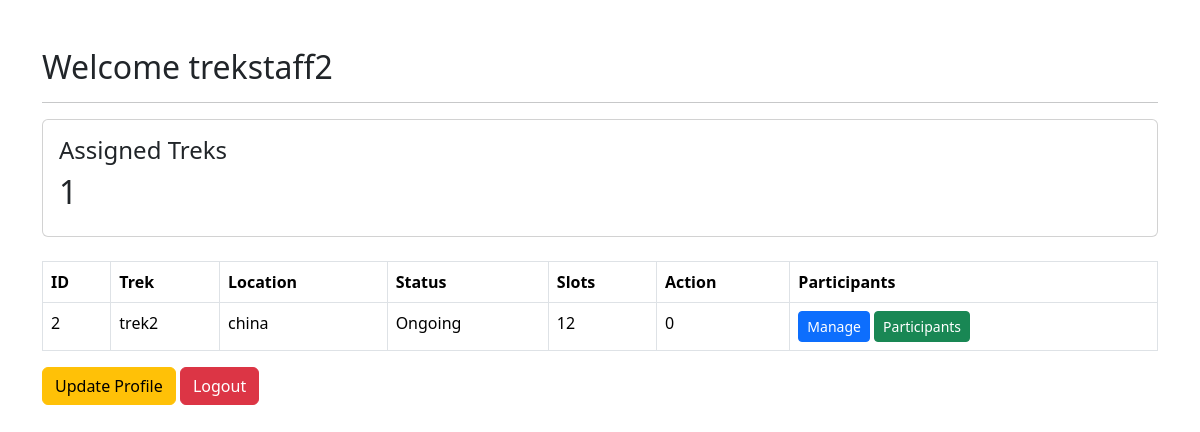
/staff/dashboard (signed in), run on an earlier commit of the app's database.
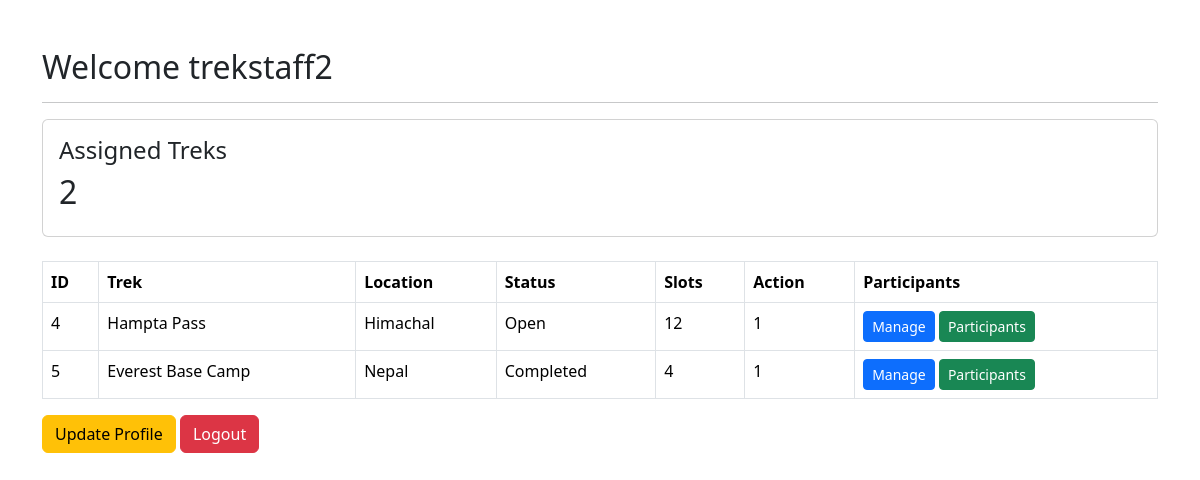
And on a later commit of the database.
### application/models.py (models this page shows)
class Trek(db.Model):
    __tablename__ = "trek"
    trek_id = db.Column(db.Integer, primary_key=True, autoincrement=True)
    trek_name = db.Column(db.String(100), nullable=False)
    location = db.Column(db.String(100), nullable=False)
    difficulty = db.Column(db.String(20), nullable=False)
    duration = db.Column(db.Integer, nullable=False)
    available_slots = db.Column(db.Integer, nullable=False)
    assigned_staff_id = db.Column(
        db.Integer,
        db.ForeignKey("user.user_id")
    )
    assigned_staff = db.relationship(
    "User",
    foreign_keys=[assigned_staff_id]
)
    status = db.Column(db.String(20), nullable=False)
    start_date = db.Column(db.Date)
    end_date = db.Column(db.Date)
    bookings = db.relationship("Booking", back_populates="trek",cascade="all, delete-orphan")

### application/controllers.py (the view)
@app.route("/staff/dashboard")
@login_required
def staff_dashboard():
    if current_user.role != "Trek Staff":
        return "Access Denied."
    treks = Trek.query.filter_by(
    assigned_staff_id=current_user.user_id
    ).all()
    trek_data = []
    for trek in treks:
        participant_count = Booking.query.filter_by(
        trek_id=trek.trek_id
        ).count()
        trek_data.append({
            "trek": trek,
            "participant_count": participant_count
        })
    total_treks = len(treks)
    return render_template(
        "staff/dashboard.html",
        trek_data=trek_data,
        total_treks=total_treks
    )

### main.py (called while the page is built)
@login_manager.user_loader
def load_user(user_id):
    return User.query.get(int(user_id))

### templates/staff/dashboard.html (shortened to what this page needs)
<!DOCTYPE html>
<html>
<head>
<link href="https://cdn.jsdelivr.net/npm/bootstrap@5.3.7/dist/css/bootstrap.min.css" rel="stylesheet">
</head>
<body>
<div class="container mt-5">
<h2>Welcome {{ current_user.name }}</h2>
<hr>
<div class="card mb-4">
<div class="card-body">
<h4>
Assigned Treks
</h4>
<h2>
{{ total_treks }}
</h2>
</div>
</div>
<table class="table table-bordered">
<tr>
<th>ID</th>
<th>Trek</th>
<th>Location</th>
<th>Status</th>
<th>Slots</th>
<th>Action</th>
<th>Participants</th>
</tr>
{% for item in trek_data %}
{% set trek = item.trek %}
<tr>
<td>{{ trek.trek_id }}</td>
<td>{{ trek.trek_name }}</td>
<td>{{ trek.location }}</td>
<td>{{ trek.status }}</td>
<td>{{ trek.available_slots }}</td>
<td>{{ item.participant_count }}</td>
<td>
<a
href="{{ url_for('staff_trek', trek_id=trek.trek_id) }}"
class="btn btn-primary btn-sm">
    Manage
</a>
<a
href="{{ url_for('participant_list', trek_id=trek.trek_id) }}"
class="btn btn-success btn-sm">
Participants
</a>
</td>
</tr>
{% endfor %}
</table>
<a href="{{ url_for('staff_profile') }}" class="btn btn-warning">
    Update Profile
</a>
<a
href="{{ url_for('logout') }}"
class="btn btn-danger">
Logout
</a>
</div>
</body>
</html>

What changed in the data, as far as the page shows it:
removed Trek: trek_id "2", trek_name "trek2", location "china", status "Ongoing", available_slots "12"
added Trek: trek_id "4", trek_name "Hampta Pass", location "Himachal", status "Open", available_slots "12"
added Trek: trek_id "5", trek_name "Everest Base Camp", location "Nepal", status "Completed", available_slots "4"
Also different on the page:
{{ total_treks }}: "1" → "2"
new list line: "1 Manage Participants"
list line gone: "0 Manage Participants"
